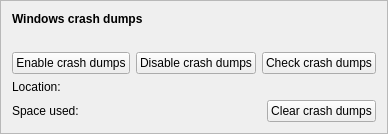
<?xml version="1.0" encoding="UTF-8"?>
<ui version="4.0">
 <class>CrashDumpsFrameWindows</class>
 <widget class="QFrame" name="CrashDumpsFrameWindows">
  <property name="frameShape">
   <enum>QFrame::Shape::StyledPanel</enum>
  </property>
  <property name="frameShadow">
   <enum>QFrame::Shadow::Raised</enum>
  </property>
  <layout class="QVBoxLayout" name="frame_layout">
   <item>
    <widget class="QLabel" name="frame_label">
     <property name="font">
      <font>
       <bold>true</bold>
      </font>
     </property>
     <property name="text">
      <string>Windows crash dumps</string>
     </property>
    </widget>
   </item>
   <item>
    <widget class="QLabel" name="status_label">
     <property name="wordWrap">
      <bool>true</bool>
     </property>
    </widget>
   </item>
   <item>
    <layout class="QHBoxLayout" name="buttons_layout">
     <item>
      <widget class="QPushButton" name="enable_button">
       <property name="toolTip">
        <string>Keep a minidump the next 10 times this app crashes natively</string>
       </property>
       <property name="text">
        <string>Enable crash dumps</string>
       </property>
      </widget>
     </item>
     <item>
      <widget class="QPushButton" name="disable_button">
       <property name="toolTip">
        <string>Stop keeping crash dumps for this app</string>
       </property>
       <property name="text">
        <string>Disable crash dumps</string>
       </property>
      </widget>
     </item>
     <item>
      <widget class="QPushButton" name="check_button">
       <property name="toolTip">
        <string>Verify whether crash dumps are currently kept, and where</string>
       </property>
       <property name="text">
        <string>Check crash dumps</string>
       </property>
      </widget>
     </item>
    </layout>
   </item>
   <item>
    <layout class="QHBoxLayout" name="path_layout" stretch="0,1">
     <item>
      <widget class="QLabel" name="path_caption">
       <property name="text">
        <string>Location:</string>
       </property>
      </widget>
     </item>
     <item>
      <widget class="ElidedLabel" name="path_link"/>
     </item>
    </layout>
   </item>
   <item>
    <layout class="QHBoxLayout" name="usage_layout" stretch="0,1,0">
     <item>
      <widget class="QLabel" name="usage_caption">
       <property name="text">
        <string>Space used:</string>
       </property>
      </widget>
     </item>
     <item>
      <widget class="QLabel" name="usage_label"/>
     </item>
     <item>
      <widget class="QPushButton" name="clear_button">
       <property name="toolTip">
        <string>Delete the crash dumps in that folder</string>
       </property>
       <property name="text">
        <string>Clear crash dumps</string>
       </property>
      </widget>
     </item>
    </layout>
   </item>
  </layout>
 </widget>
 <customwidgets>
  <customwidget>
   <class>ElidedLabel</class>
   <extends>QLabel</extends>
   <header>borco_pyside.widgets</header>
  </customwidget>
 </customwidgets>
 <resources/>
 <connections/>
</ui>
